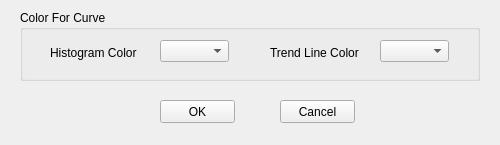
<?xml version="1.0" encoding="UTF-8"?>
<ui version="4.0">
 <class>NewGeneWindowDialogSetColor</class>
 <widget class="QMainWindow" name="NewGeneWindowDialogSetColor">
  <property name="geometry">
   <rect>
    <x>0</x>
    <y>0</y>
    <width>500</width>
    <height>145</height>
   </rect>
  </property>
  <property name="windowTitle">
   <string>Set Curve Color</string>
  </property>
  <widget class="QWidget" name="centralwidget">
   <widget class="QPushButton" name="pushButtonOK">
    <property name="geometry">
     <rect>
      <x>160</x>
      <y>100</y>
      <width>75</width>
      <height>23</height>
     </rect>
    </property>
    <property name="text">
     <string>OK</string>
    </property>
   </widget>
   <widget class="QGroupBox" name="groupBoxColorGroup">
    <property name="geometry">
     <rect>
      <x>20</x>
      <y>10</y>
      <width>460</width>
      <height>71</height>
     </rect>
    </property>
    <property name="title">
     <string>Color For Curve</string>
    </property>
    <widget class="QLabel" name="labelBar">
     <property name="geometry">
      <rect>
       <x>30</x>
       <y>30</y>
       <width>120</width>
       <height>25</height>
      </rect>
     </property>
     <property name="text">
      <string>Histogram Color</string>
     </property>
    </widget>
    <widget class="QComboBox" name="comboBoxBarColor">
     <property name="geometry">
      <rect>
       <x>140</x>
       <y>30</y>
       <width>69</width>
       <height>22</height>
      </rect>
     </property>
    </widget>
    <widget class="QComboBox" name="comboBoxTrendLineColor">
     <property name="geometry">
      <rect>
       <x>360</x>
       <y>30</y>
       <width>69</width>
       <height>22</height>
      </rect>
     </property>
    </widget>
    <widget class="QLabel" name="labelTrendLine">
     <property name="geometry">
      <rect>
       <x>250</x>
       <y>30</y>
       <width>120</width>
       <height>25</height>
      </rect>
     </property>
     <property name="text">
      <string>Trend Line Color</string>
     </property>
    </widget>
   </widget>
   <widget class="QPushButton" name="pushButtonCancel">
    <property name="geometry">
     <rect>
      <x>280</x>
      <y>100</y>
      <width>75</width>
      <height>23</height>
     </rect>
    </property>
    <property name="text">
     <string>Cancel</string>
    </property>
   </widget>
  </widget>
 </widget>
 <resources/>
 <connections/>
</ui>
